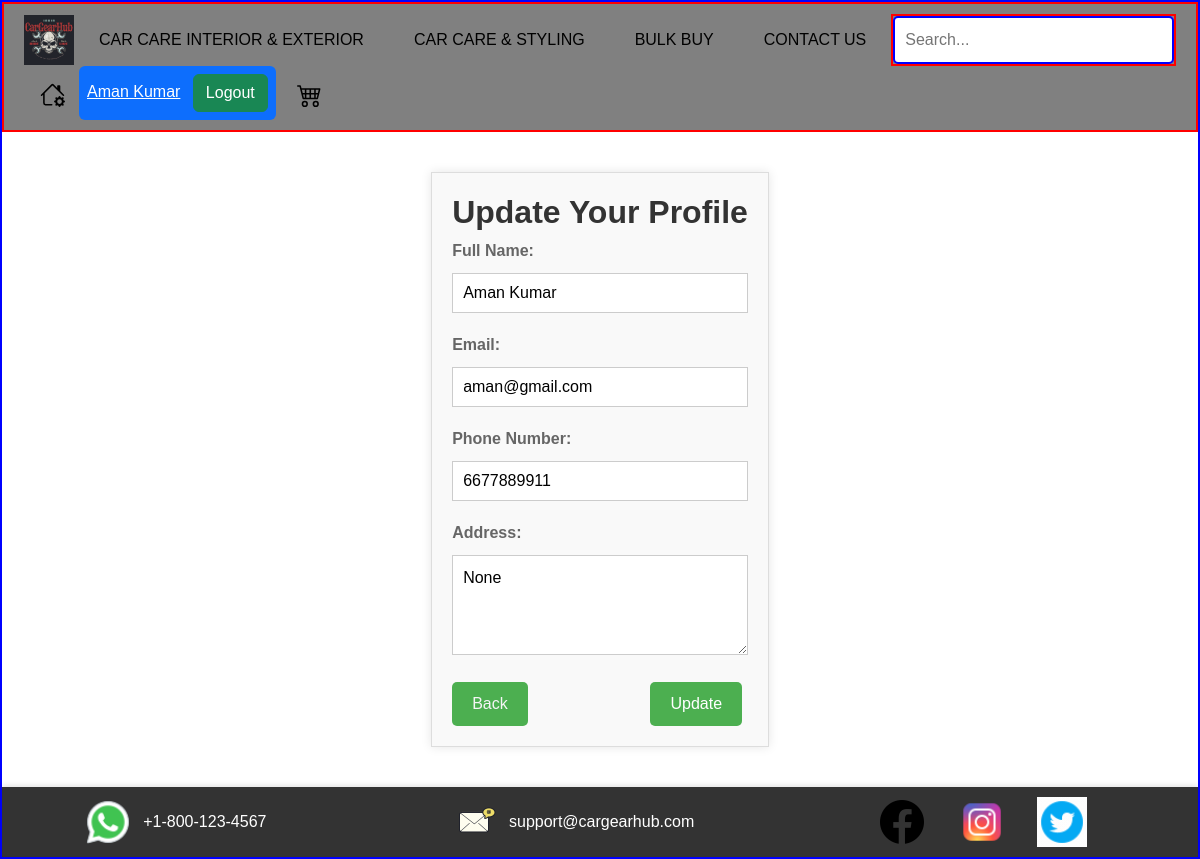
Page /profile_update/ (signed in) on the earlier database version.
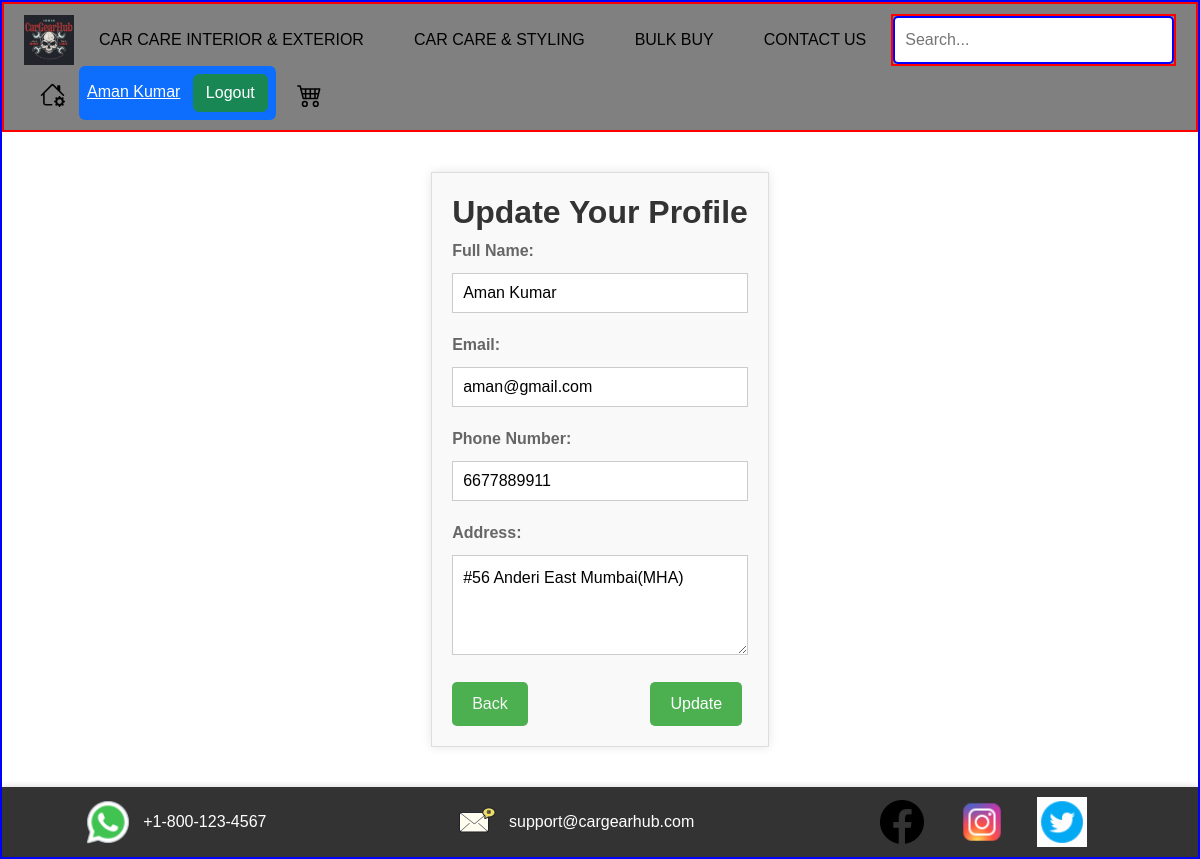
Same page on the later database version.
### app/models.py (models this page shows, shortened)
class Customer_data(models.Model):
    customer_id=models.AutoField(primary_key=True, unique=True)
    customer_name=models.CharField(max_length=100)
    customer_email=models.EmailField(max_length=100)
    customer_password=models.CharField(max_length=20)
    customer_gender=models.CharField(max_length=10)
    customer_role=models.CharField(max_length=20)
    customer_phone=models.CharField(max_length=10)
    customer_address=models.TextField(null=True)

### app/views.py (the view, shortened to what this page needs)
# urls.py: path('profile_update/', views.update_profile, name='update_profile'),
def update_profile(request):
    if not(request.session.get('customer_id')):
        return redirect('login')
    customer_data=models.Customer_data.objects.get(customer_id=request.session.get('customer_id'))
    data={
        'customer_data':customer_data
    }
    return render(request,"customer/profile_update.html", context=data)

### app/templates/customer/profile_update.html (shortened to what this page needs)
<!DOCTYPE html>
{% load static %}
<html lang="en">
<head>
    <link href="https://cdn.jsdelivr.net/npm/bootstrap@5.3.3/dist/css/bootstrap.min.css" rel="stylesheet"
>
    <link rel="stylesheet" href="{% static 'app/css/customer/profile_update.css' %}">
</head>
<body>
    {% include 'navbar.html' %}
<div class="update-profile-container">
    <h2>Update Your Profile</h2>
    <form id="update-profile-form"action="{% url 'update_profile' %}" method="POST">
      <div class="form-group">
        <label for="first-name">Full Name:</label>
        <input type="text" id="first-name" name="name" value="{{ customer_data.customer_name }}" required>
      </div>
      <div class="form-group">
        <label for="email">Email:</label>
        <input type="email" id="email" name="email" value="{{ customer_data.customer_email }}" required>
      </div>
      <div class="form-group">
        <label for="phone">Phone Number:</label>
        <input type="tel" id="phone" name="phone" value="{{ customer_data.customer_phone }}" required>
      </div>
      <div class="form-group">
        <label for="address">Address:</label>
        <textarea id="address" name="address" >{{customer_data.customer_address}}</textarea>
      </div>
      <button type="submit" class="btn-update-profile" ><a href="{% url 'customer' %}" style="text-decoration:none; color:whitesmoke" >Back</a></button>
      <button type="submit" class="btn-update-profile"style="margin-left: 40%;">Update</button>
    </form>
  </div>
    {% include 'footer.html' %}
</body>

### app/templates/navbar.html (shortened to what this page needs)
<!doctype html>
{% load static %}
<html lang="en">
  <head>
    <link href="https://cdn.jsdelivr.net/npm/bootstrap@5.3.3/dist/css/bootstrap.min.css" rel="stylesheet">
    <link rel="stylesheet" href="{% static 'app/css/owl.carousel.min.css' %}">
    <link rel="stylesheet" href="{% static 'app/css/all.min.css' %}">
    <link rel="stylesheet" href="{% static 'app/css/navbar.css' %}">
  </head>
  <body>
    <nav class="navbar">
        <img src="{% static 'app/images/banner/brandlogo1.png' %}" alt="Brand Logo" class="brand-logo">
        <ul class="nav-menu">
            <li class="nav-item">
                <a href="#">CAR CARE INTERIOR & EXTERIOR</a>
            </li>
            <li class="nav-item">
                <a href="#">CAR CARE & STYLING</a>
            </li>
            <li class="nav-item">
                <a href="#">BULK BUY</a>
            </li>
            <li class="nav-item">
                <a href="{% url 'contactus' %}">CONTACT US</a>
        </ul>
        <div class="search-bar">
            <input type="text" placeholder="Search...">
        </div>
        <div class="nav-icons">
            <button class="icon-button" onclick="location.href='{% url 'home' %}'">
            </button>
            {% if request.session.customer_id or request.session.admin_id %}
            <div class = "ms-2 bg-primary p-2 rounded">
                {% if request.session.customer_id %}
                <a class="text-white"  href="{% url 'customer' %}">{{request.session.customer_name}}</a>
                {% elif request.session.admin_id %}
                <a class="text-white" href="{% url 'admin_dashboard' %}">{{request.session.admin_name}}</a>
                {% endif %}
              <a class="btn btn-success ms-2" href="{% url 'logout' %}">Logout</a>
            </div>
              {% else %}
              <a type="button" class="btn btn-success" href="{% url 'signup' %}" style="margin-left: 30px;" >SignUp</a>
             <a type="button" class="btn btn-dark" href="{% url 'login' %}" style="margin-left: 30px;">login</a>
              {% endif %}
            <button class="icon-button"onclick="location.href='#'" style="margin-left: 15px;">
            </button>
        </div>
    </nav>
  </body>
</html>

Differences in the rows shown:
changed Customer_data "Aman Kumar": address "None" → "#56 Anderi East Mumbai(MHA)"
